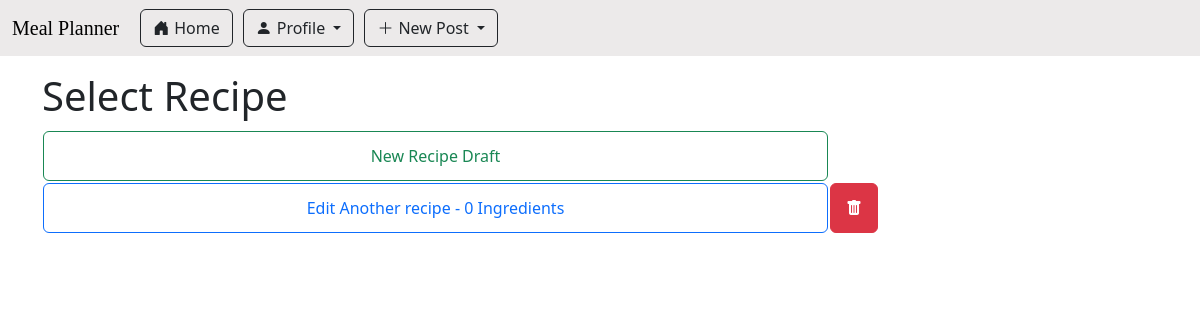
The app's page /recipe/create (signed in) with its own data.
### app/main/models.py (models this page shows, shortened)
class Recipe(db.Model):
    id : sqlo.Mapped[int] = sqlo.mapped_column(primary_key=True)
    title : sqlo.Mapped[str] = sqlo.mapped_column(sqla.String(150), default="")
    description: sqlo.Mapped[str] = sqlo.mapped_column(sqla.String(1500), default="")
    servingSize : sqlo.Mapped[float] = sqlo.mapped_column(sqla.Float, default=0)
    estimatedTime : sqlo.Mapped[str] = sqlo.mapped_column(sqla.String(25), default="")
    steps : sqlo.Mapped[str] = sqlo.mapped_column(sqla.String, default="")
    timestamp : sqlo.Mapped[Optional[datetime]] = sqlo.mapped_column(default = lambda : datetime.now(timezone.utc))
    is_draft : sqlo.Mapped[bool] = sqlo.mapped_column(sqla.Boolean, default=True)
    user_id : sqlo.Mapped[int] = sqlo.mapped_column(sqla.ForeignKey('user.id'))
    writer : sqlo.Mapped['User'] = sqlo.relationship(back_populates='written_recipes')
    tags: sqlo.WriteOnlyMapped['Tag'] = sqlo.relationship(
        secondary=recipe_tags_table,
        primaryjoin=(recipe_tags_table.c.recipe_id == id),
        back_populates='recipes',
        passive_deletes=True)
    recipe_saved_by_users : sqlo.WriteOnlyMapped['User'] = sqlo.relationship(
        secondary=saved_recipes_table,
        primaryjoin=(saved_recipes_table.c.recipe_id == id),
        back_populates='users_saved_recipes',
        passive_deletes=True)
    ingredients_used: sqlo.WriteOnlyMapped['RecipeIngredientUse'] = sqlo.relationship(back_populates='recipe_usecase_recipe', passive_deletes=True)
    def get_num_ingredients(self):
        return len(db.session.scalars(sqla.select(RecipeIngredientUse).where(RecipeIngredientUse.recipe_id == self.id)).all())

### app/recipe/recipe_routes.py (the view, shortened to what this page needs)
@bp_recipe.route('/recipe/create', methods=['GET', 'POST'])
@login_required
def create_recipe():
    if request.method == "GET":
        recipeDrafts = current_user.get_drafted_recipes()
        return render_template('select_recipe_to_edit.html', recipeOpts=recipeDrafts)

### app/main/models.py (called while the page is built)
    @login.user_loader
    def load_user(id):
        return db.session.get(User, int(id))

    def get_drafted_recipes(self):
        return db.session.scalars(sqla.select(Recipe).where(Recipe.is_draft == True).where(Recipe.user_id == self.id)).all()

### meal_planner.py (called while the page is built)
@app.before_request
def initDB(*args, **kwargs):
    if app._got_first_request:
        db.create_all()

### app/recipe/templates/select_recipe_to_edit.html
{% extends "base.html" %}
{% import 'bootstrap_wtf.html' as wtf %}
{% block content %}
<h1>Select Recipe</h1>
<form action="" method="post">
<table class="recipe-editing-table">
    <tr>
        <th class="info-col"></th>
        <th class="remove-col"></th>
    </tr>
    <tr>
        <td><button type="submit" name="select_button" value="new" class="btn btn-outline-success">
            New Recipe Draft
        </button></td>
    </tr>
    {% for recipeDraft in recipeOpts %}
        <tr>
            <td><button type="submit" name="select_button" value="{{recipeDraft.id}}" class="btn btn-outline-primary">
                Edit
                {% if recipeDraft.title == "" %}
                    Unnamed Recipe
                {% else %}
                    {{ recipeDraft.title }}
                {% endif %}
                - {{ recipeDraft.get_num_ingredients() }} Ingredients
            </button></td>
            <td><button type="submit" name="remove_button" value="{{recipeDraft.id}}" class="btn btn-danger"><i class="bi bi-trash-fill"></i></button></td>
        </tr>
    {% endfor %}
</table>
</form>
{% endblock %}

### app/static/css/main.css (style rules this page uses)
:root { --accent-bg-color: #eceaea; --blank-bg-color: #fff; --outline-color: #989090; }

### records on screen
Recipe: {{ recipeDraft.id }} 11 (drawn), title "Another recipe", get_num_ingredients "0"
